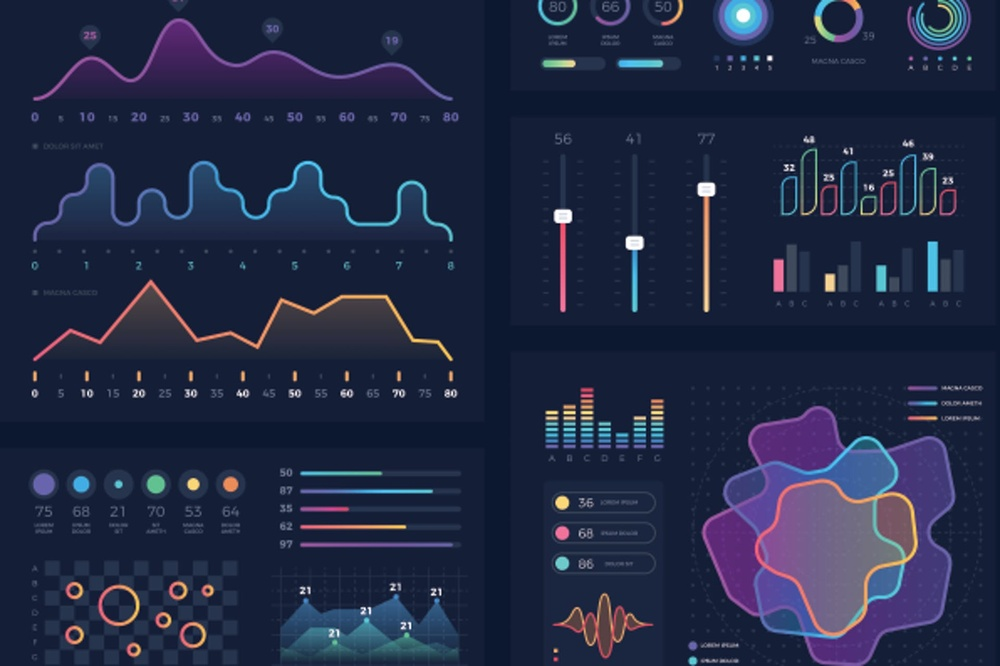
#> input picture image1.jpg, 1000 x 666 px, shrunk from 1920 x 1279 before the run, given in place of the camera
$ python Morphological-Transformations.py
#> lines starting #> are read from the running program, lines starting #| are printed output that depends on the picture; after the words box and inside, x2 and y2 are one past the last pixel; in counts of white or black regions, pixels touching at a corner belong together
import cv2
import numpy as np

cap = cv2.VideoCapture(0)

while True :
    _, frame = cap.read()
#> frame is the input picture: shape (666, 1000, 3); mean B, G, R 68.1, 41.3, 33.6
    hsv = cv2.cvtColor(frame, cv2.COLOR_BGR2HSV)
#> hsv: shape (666, 1000, 3); mean H, S, V 111.6, 153, 69.8

    # hsv = hue set value
    lower_green = np.array([35,45,45])
    upper_green = np.array([180,255,150])

    mask = cv2.inRange(hsv, lower_green, upper_green)
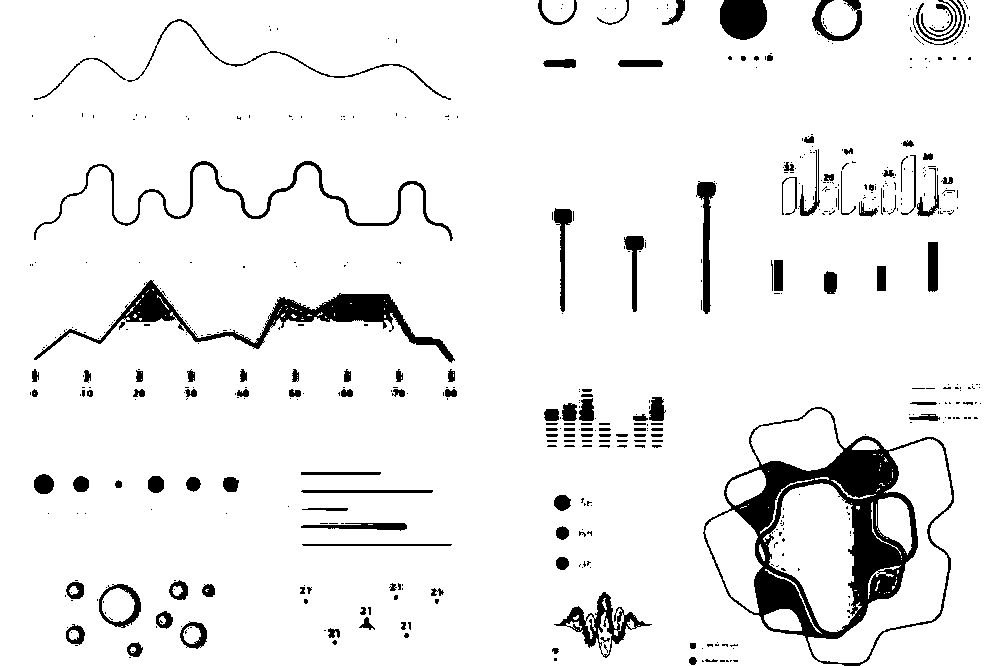
#> mask: shape (666, 1000); 93.2% white; 547 black regions (406 under 20 px), largest, box (x1, y1, x2, y2) and area: (703, 407, 954, 666) 15025, (34, 280, 455, 363) 5554, (34, 161, 453, 241) 2275
    res = cv2.bitwise_and(frame, frame, mask = mask)
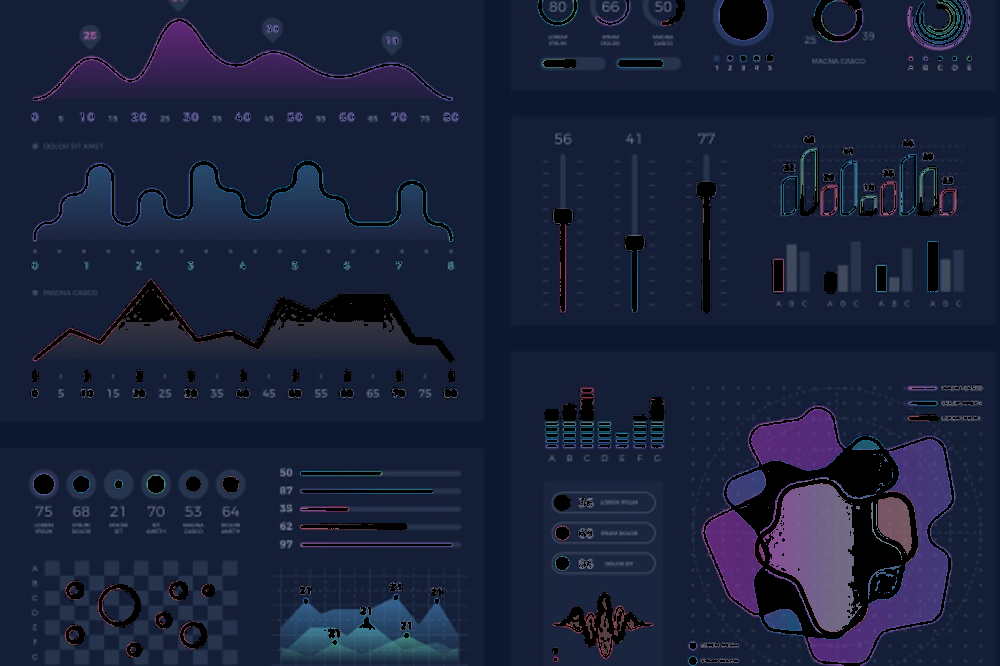
#> res: shape (666, 1000, 3); mean B, G, R 58.6, 33.4, 25.6

    kernel = np.ones((5,5), np.uint8)
    erosion = cv2.erode(mask, kernel, iterations = 1)
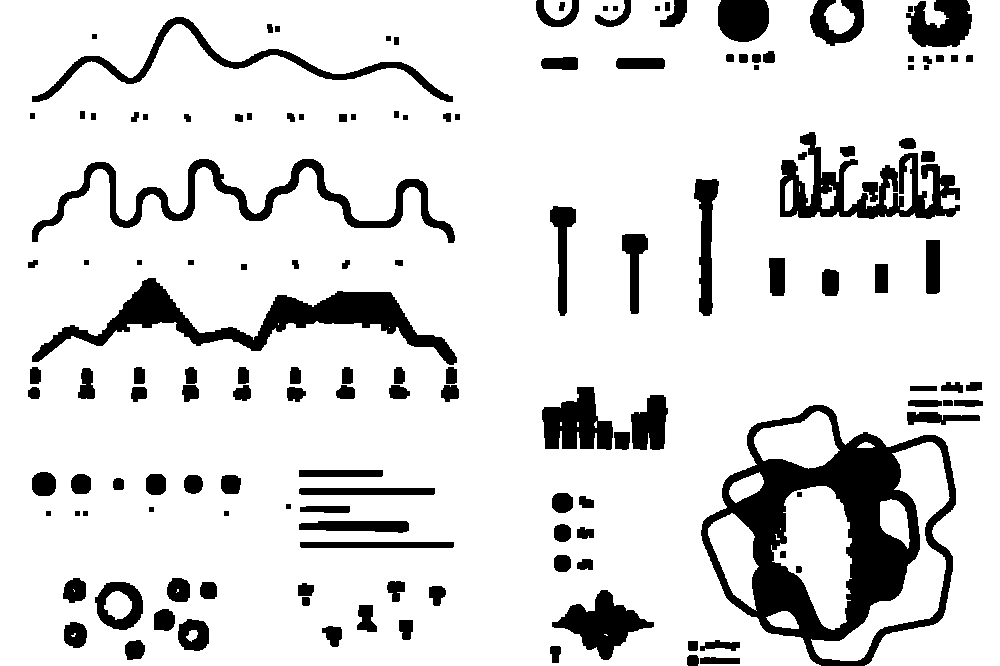
#> erosion: shape (666, 1000); 86.1% white; 146 black regions, largest, box (x1, y1, x2, y2) and area: (701, 405, 956, 666) 23716, (32, 278, 457, 365) 9283, (32, 159, 455, 243) 6070
    dilation = cv2.dilate(mask, kernel, iterations = 1)
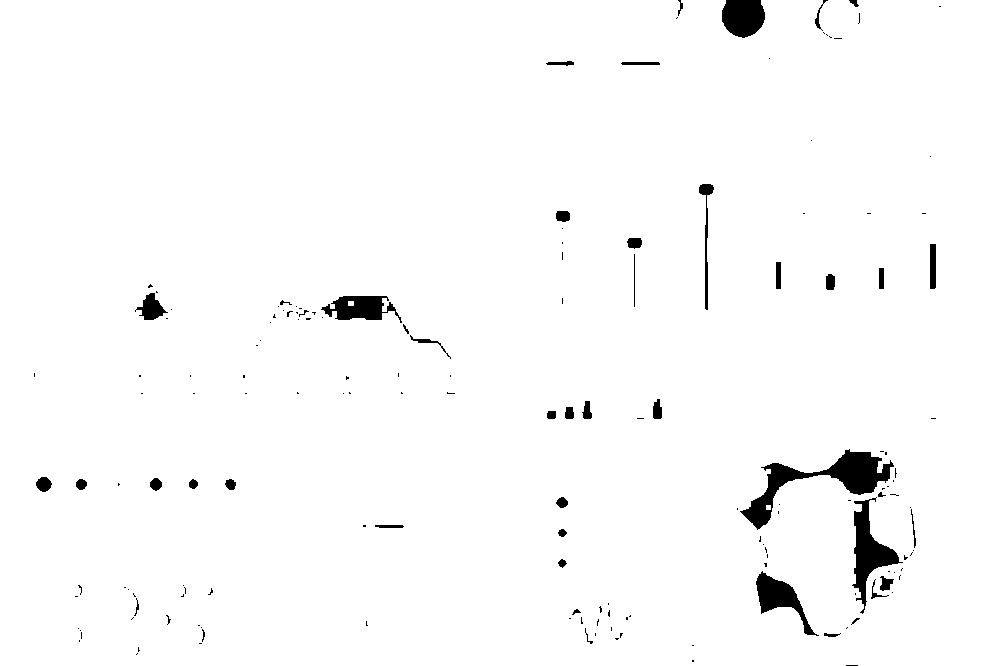
#> dilation: shape (666, 1000); 98% white; 163 black regions (118 under 20 px), largest, box (x1, y1, x2, y2) and area: (740, 449, 894, 530) 3232, (852, 497, 903, 614) 1930, (722, 0, 765, 38) 1335

    opening = cv2.morphologyEx(mask, cv2.MORPH_OPEN, kernel)
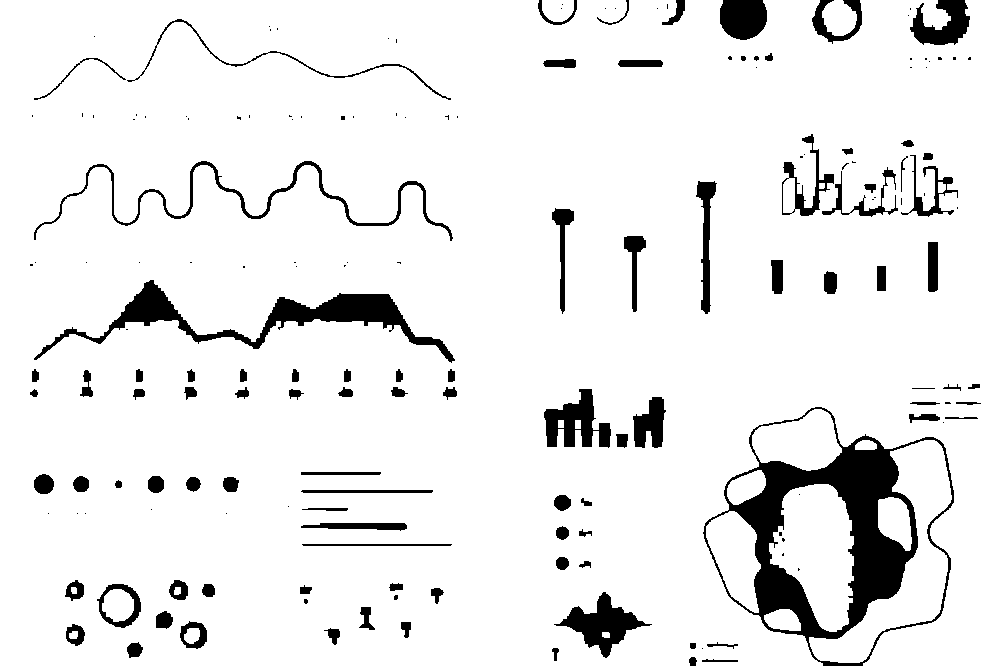
#> opening: shape (666, 1000); 92.1% white; 175 black regions (81 under 20 px), largest, box (x1, y1, x2, y2) and area: (703, 407, 954, 666) 16465, (34, 280, 455, 363) 6400, (554, 592, 652, 658) 2317
    closing = cv2.morphologyEx(mask, cv2.MORPH_CLOSE, kernel)
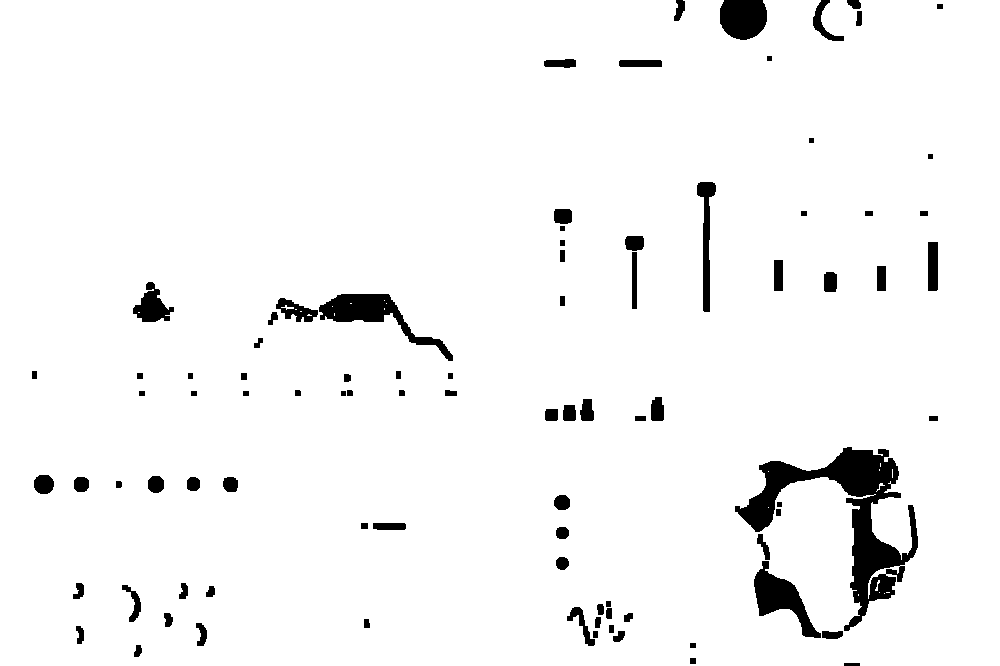
#> closing: shape (666, 1000); 96% white; 90 black regions, largest, box (x1, y1, x2, y2) and area: (735, 447, 918, 631) 8823, (319, 294, 453, 361) 2366, (754, 561, 821, 638) 1926


    cv2.imshow('frame', frame)
    cv2.imshow('res', res)
    cv2.imshow('erosion', erosion)
    cv2.imshow('dilation', dilation)
    cv2.imshow('opening', opening)
    cv2.imshow('closing', closing)


    k = cv2.waitKey(5) & 0xFF
#> (key Esc is pressed here)
    if k ==27:
        break


cv2.destroyAllWindows()
cap.release()

$ run again, on image2.jpg
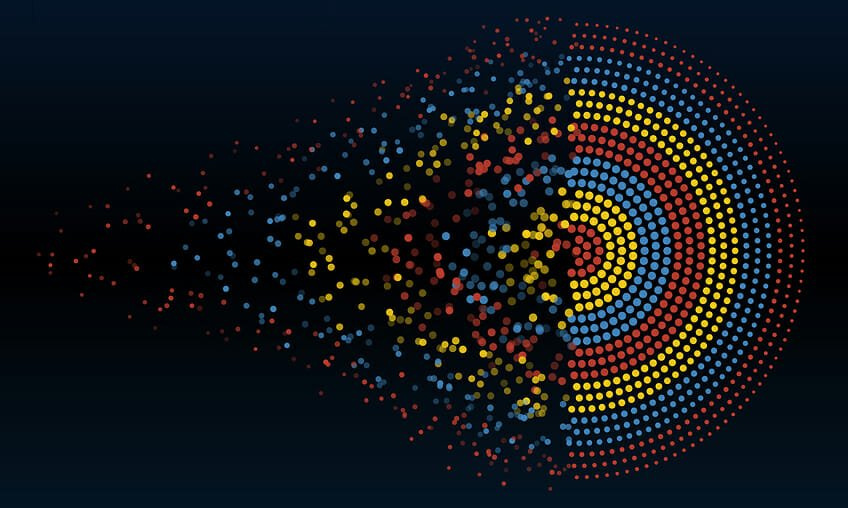
#> input picture image2.jpg, 848 x 508 px, given in place of the camera
#> frame is the input picture: shape (508, 848, 3); mean B, G, R 25.9, 21.7, 17.7
#> hsv: shape (508, 848, 3); mean H, S, V 94.2, 213.1, 35.4
#> `mask = cv2.inRange(hsv, lower_green, upper_green)`:
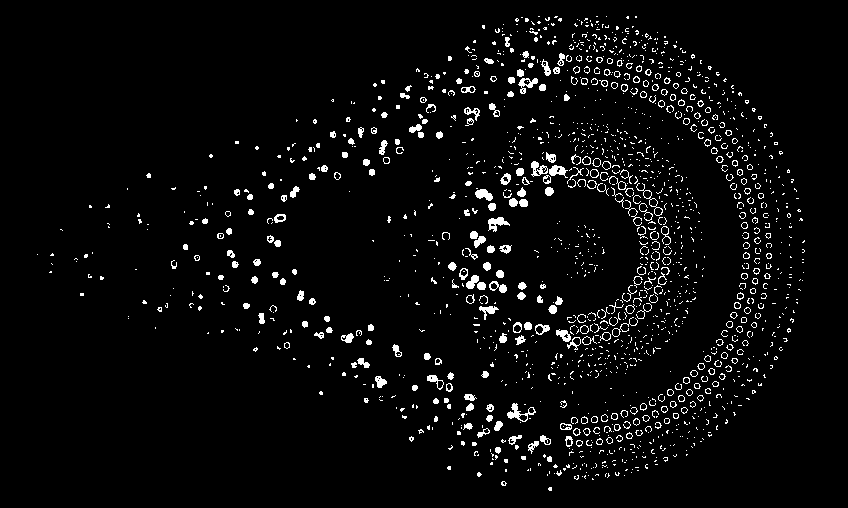
#> mask: shape (508, 848); 4% white in thin lines or dots, all inside (x1, y1, x2, y2) = (37, 16, 805, 491)
#> erosion: shape (508, 848); 0.07% white in thin lines or dots, all inside (x1, y1, x2, y2) = (229, 72, 564, 439)
#> dilation: shape (508, 848); 20.1% white; 396 white regions, largest, box (x1, y1, x2, y2) and area: (506, 14, 774, 460) 22525, (492, 117, 702, 382) 20250, (446, 260, 509, 295) 1200
#> opening: shape (508, 848); 0.63% white; 65 white regions, largest, box (x1, y1, x2, y2) and area: (476, 189, 492, 200) 128, (467, 276, 479, 289) 99, (489, 217, 504, 225) 92
#> `closing = cv2.morphologyEx(mask, cv2.MORPH_CLOSE, kernel)`:
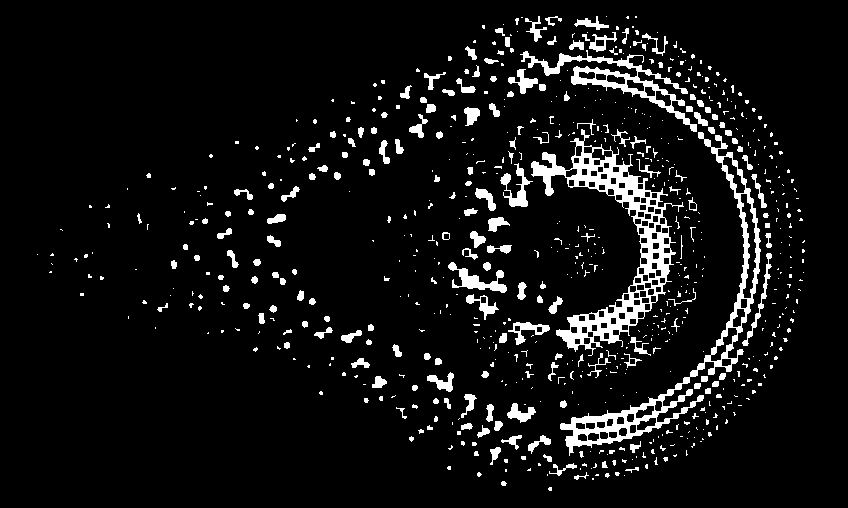
#> closing: shape (508, 848); 7.2% white; 734 white regions (539 under 20 px), largest, box (x1, y1, x2, y2) and area: (531, 129, 684, 356) 6668, (560, 132, 761, 456) 5044, (520, 50, 697, 132) 2401
